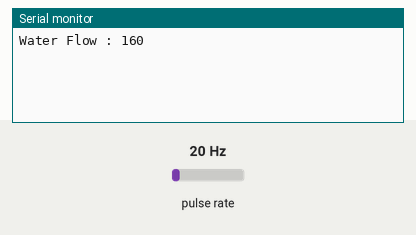
Bench run of a sketch on a simulated Arduino Uno, built with avr-gcc and run on an emulated ATmega328P. Parts: the last lines printed to the serial monitor. Wiring (inferred from the names in the program): pulse sensor: data pin 2. Inputs (shaded band) come from the test bench; at power-on: pulse rate 20 Hz.

Above: at 1.2 s.
1.3 s: pulse rate (sensor on pin 2) set to 4 Hz
At 2.6 s:
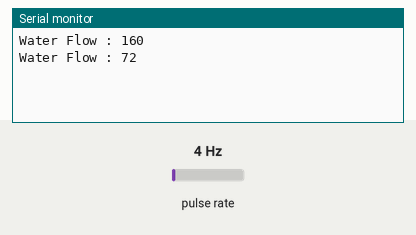
2.8 s: pulse rate (sensor on pin 2) set to 50 Hz
At 3.4 s:
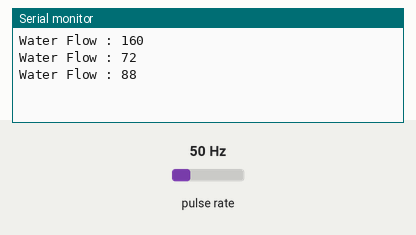
Timing chart, 0 to 5.8 s (numbered marks = the images above; inputs shaded):
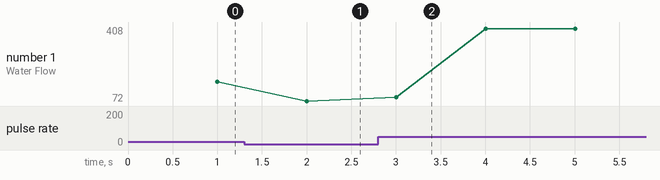

Measured:
- after the input at 1.3 s, the serial monitor: prints a new line after 0.70 s (image 1)
- after the input at 2.8 s, the serial monitor: prints a new line after 0.20 s (image 2)
- plotted number 1: 160 → 72 after the input at 1.3 s, 72 → 400 after the input at 2.8 s

The sketch:

TestWaterFlow.ino
```cpp
#define CONSTANT_FACTOR 7.5 //covert hall sensor signal to lit / minute

volatile int flowFrequency;
unsigned int lPerHour; // lit per hour
unsigned char flowSensorPin = 2;
unsigned long currentTime;
unsigned long cloopTime;


void flowCount() // Interrupt function
{
    flowFrequency++;
}


void setup()
{
    pinMode(flowSensorPin, INPUT_PULLUP);
    Serial.begin(9600);
    attachInterrupt(0, flowCount, RISING);
    sei(); // Enable interrupts
    currentTime = millis();
    cloopTime = currentTime;
}
int Waterflow()
{
    currentTime = millis();
    //after 1s read the sensor signal count and reset it
    if (currentTime >= (cloopTime + 1000))
    {
        cloopTime = currentTime;  // update referent time
        lPerHour = (flowFrequency * 60 / CONSTANT_FACTOR);
        flowFrequency = 0;
        return lPerHour;
    }
    else
    return 0;
}
void loop(){
  int flow = Waterflow();
if ( flow != 0){
    Serial.print("Water Flow : ");
    Serial.println(flow);
  }
  delay(10);
}
```
